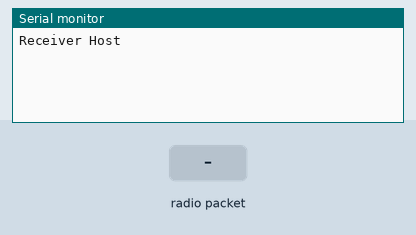
This sketch was run on a simulated Arduino Uno, built with avr-gcc and run on an emulated ATmega328P. Parts: the last lines printed to the serial monitor. The inputs (shaded band) are chosen by the test bench. No radio packets arrive unless stated.

Above: at 1.2 s.
1.3 s: radio packet "1" arrives
At 3.1 s:
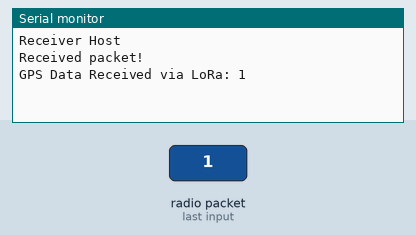
3.8 s: radio packet "0" arrives
At 4.2 s:
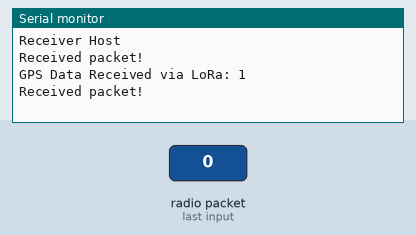
5.3 s: radio packet "2" arrives
At 7.3 s:
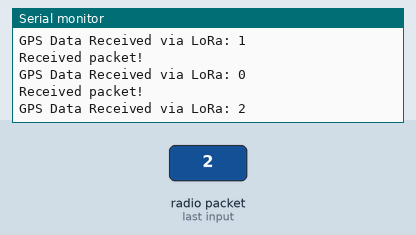

The sketch:

Receiver.ino
```cpp
// Code to run on the ESP8266 with LoRa to receive GPS data
// This code receives GPS data via LoRa and processes it

#include <LoRa.h>

#define SS 15
#define RST 16
#define DIO0 2

void setup() {
  Serial.begin(9600);
  while (!Serial);
  Serial.println("Receiver Host");
  LoRa.setPins(SS, RST, DIO0);
  if (!LoRa.begin(433E6)) {
    Serial.println("LoRa Error");
    while (1);
  }
}

void loop() {
  int packetSize = LoRa.parsePacket();
  if (packetSize) {
    // Received a packet
    Serial.println("Received packet!");

    while (LoRa.available()) {
      String gpsData = LoRa.readString();
      // Process and display GPS data as needed
      Serial.println("GPS Data Received via LoRa: " + gpsData);
    }
  }
}
```

Measured:
- after the input at 1.3 s, the serial monitor: prints a new line at once (image 1)
- after the input at 5.3 s, the serial monitor: prints a new line after 1.0 s (image 3)
